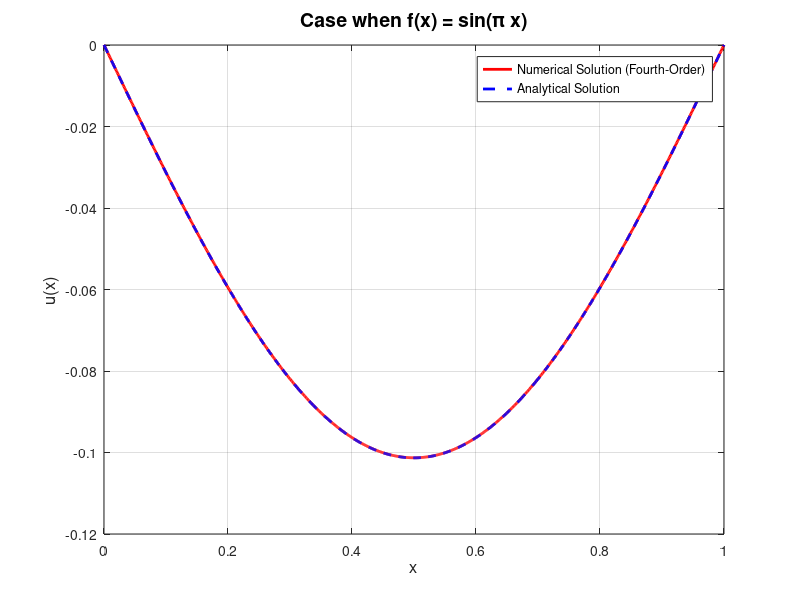

MATLAB code for this plot:
close all; clc;

% Parameters
N = 1000; % Number of intervals
h = 1 / N; % Step size
x = linspace(0, 1, N+1)'; % Grid points
u0 = 0; % Boundary condition: u(0)
u1 = 0; % Boundary condition: u(1)

% Source function f(x)
f = sin(pi * x); % f(x) = sin(pi * x)

% Constructing a fourth-order matrix
A = zeros(N-1, N-1);
for i = 1:N-1
    if i > 2
        A(i, i-2) = -1 / (12 * h^2); % -u_{i-2}
    end
    if i > 1
        A(i, i-1) = 16 / (12 * h^2); % 16u_{i-1}
    end
    A(i, i) = -30 / (12 * h^2); % -30u_i
    if i < N-1
        A(i, i+1) = 16 / (12 * h^2); % 16u_{i+1}
    end
    if i < N-2
        A(i, i+2) = -1 / (12 * h^2); % -u_{i+2}
    end
end

% Right-hand side b
b = f(2:end-1); % Right-hand side for interior points
b(1) = b(1) - u0 * (16 / (12 * h^2)); % Adjusting for u(0)
b(end) = b(end) - u1 * (16 / (12 * h^2)); % Adjusting for u(1)

% Calculating the numerical solution
u_interior = A \ b; % Solution for interior points
u_numerical = [u0; u_interior; u1]; % Complete numerical solution

% Analytical solution
u_analytical = -sin(pi * x) / pi^2;

% Calculating the error
error = norm(u_numerical - u_analytical, Inf);
fprintf('Maximum error: %e\n', error);

% Plotting
figure;
plot(x, u_numerical, 'r-', 'LineWidth', 2); hold on;
plot(x, u_analytical, 'b--', 'LineWidth', 2);
xlabel('x', 'FontSize', 12);
ylabel('u(x)', 'FontSize', 12);
legend('Numerical Solution (Fourth-Order)', 'Analytical Solution');
title('Case when f(x) = sin(\pi x)', 'FontSize', 14);
grid on;
hold off;
